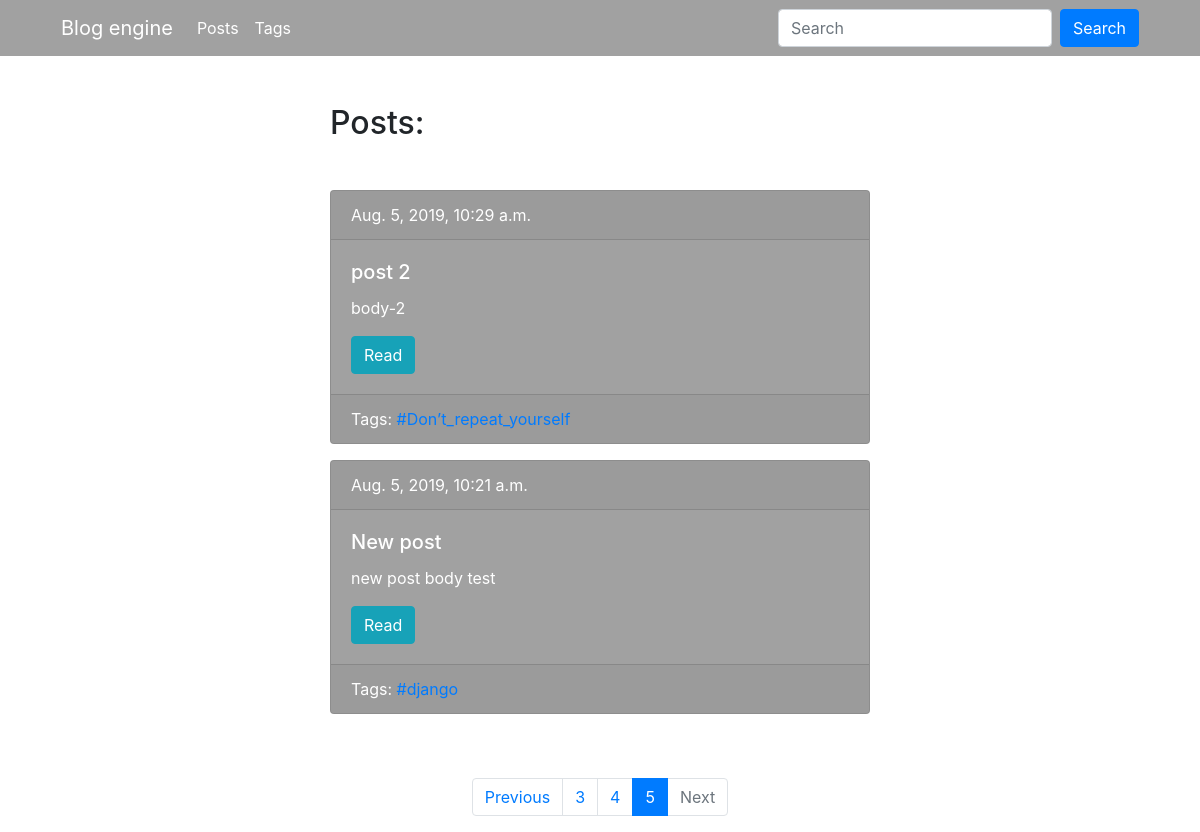
The app's page /blog/?page=5 with its own data.
### blog/models.py (models this page shows, shortened)
class Post(models.Model):
    title = models.CharField(max_length=150, db_index=True)
    slug = models.SlugField(max_length=150, blank=True, unique=True)
    body = models.TextField(blank=True, db_index=True)
    tags = models.ManyToManyField('Tag', blank=True, related_name='posts')
    date_pub = models.DateTimeField(auto_now_add=True)
    def get_absolute_url(self):
        return reverse('post_detail_url', kwargs={'slug': self.slug})
    class Meta:
        ordering = ('-date_pub',)

class Tag(models.Model):
    title = models.CharField(max_length=50)
    slug = models.SlugField(max_length=50, unique=True)
    def get_absolute_url(self):
        return reverse('tag_detail_url', kwargs={'slug': self.slug})
    class Meta:
        ordering = ('title',)

### blog/views.py (the view)
# urls.py: path('', posts_list, name='posts_list_url'),
def posts_list(request):
    search_query = request.GET.get('search', '')
    if search_query:
        posts = Post.objects.filter(Q(title__icontains=search_query) | Q(body__icontains=search_query))
    else:
        posts = Post.objects.all()
    paginator = Paginator(posts, 2)
    page_number = request.GET.get('page', 1)
    page = paginator.get_page(page_number)
    is_paginated = page.has_other_pages()
    if page.has_previous():
        prev_url = '?page={}'.format(page.previous_page_number())
    else:
        prev_url = ''
    if page.has_next():
        next_url = '?page={}'.format(page.next_page_number())
    else:
        next_url = ''
    context = {
        'page_object': page,
        'is_paginated': is_paginated,
        'prev_url': prev_url,
        'next_url': next_url
    }
    return render(request, 'blog/post_list.html', context=context)

### blog/templates/blog/post_list.html (shortened to what this page needs)
{% extends 'blog/base_blog.html' %}
{% block content %}
    <div class="col-lg-6">
        <h2 class="mb-5 ">Posts:</h2>
        {% for post in page_object.object_list %}
            {% include 'blog/includes/post_card_template.html' %}
        {% endfor %}
    </div>
{% endblock %}

### blog/templates/blog/includes/post_card_template.html
<div class="card text-white  mb-3" style="background-color: #A1A1A1;">
    <div class="card-header">
        {{ post.date_pub }}
    </div>
    <div class="card-body">
        <h5 class="card-title">{{ post.title }}</h5>
        <p class="card-text">{{ post.body|truncatewords:15 }}</p>
        <a href="{{ post.get_absolute_url }}" class="btn btn-info">Read</a>
    </div>
    <div class="card-footer text-white ">
        Tags:
        {% for tag in post.tags.all %}
            <a href="{{ tag.get_absolute_url }}">#{{ tag.title }} </a>
        {% endfor %}
    </div>
</div>

### records on screen
Post: date_pub "Aug. 5, 2019, 10:29 a.m.", title "post 2", body "body-2"
Tag: title "Don’t_repeat_yourself"
Post: date_pub "Aug. 5, 2019, 10:21 a.m.", title "New post", body "new post body test"
Tag: title "django"

### other values on screen
{{ n }} "3" "4"
{{ n }} "5"
